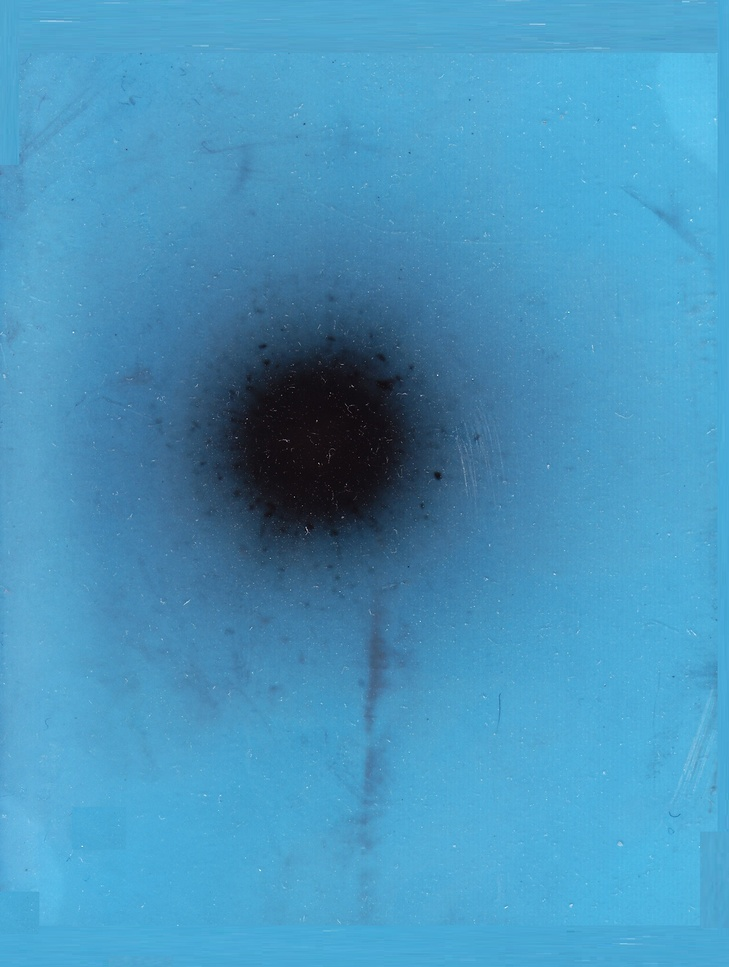
#> input picture raw/7_20.jpg, 729 x 967 px, shrunk from 1334 x 1771 before the run, found by its file name; the run also reads 1 picture not shown here
$ python final.py
#> lines starting #> are read from the running program, lines starting #| are printed output that depends on the picture; after the words box and inside, x2 and y2 are one past the last pixel; in counts of white or black regions, pixels touching at a corner belong together
import os
import numpy as np
import matplotlib.pyplot as plt
import pandas as pd
from PIL import Image
from scipy.ndimage import gaussian_filter
from scipy.signal import savgol_filter, find_peaks
import cv2

def remove_blue(raw):
    # 1. Open image and ensure it is RGB (3 channels) or RGBA (4 channels)
    # raw = Image.open(image_path).convert("RGB")

    # 2. Convert to NumPy array
    data = np.array(raw)

    # 3. Set the Blue channel to 0
    # Syntax: [all rows, all columns, channel index 2] (0=R, 1=G, 2=B)
    data[:, :, 2] = 0
    # [7 lines of commented-out code are left out]
    return Image.fromarray(data)

def save_image(data, name, point=None, color='red', size=100):
    """
    data: The image data (numpy array)
    name: The filename and title
    point: A tuple (x, y) coordinates. None by default.
    color: Color of the marker.
    size: Size of the marker.
    """
    plt.imshow(data)

    # If a point is provided, plot it on top
    if point is not None:
        # point[0] is x (column), point[1] is y (row)
        plt.scatter(point[0], point[1], c=color, s=size, marker='x', linewidths=3)

    plt.axis('off')
    plt.savefig(f"data/{name}.jpg")
    plt.close() # Good practice to close memory

def process_diffraction_image(image_path, phys_w_mm, phys_h_mm, distance_L_mm, wavelength_pm=71.1):
    """
    Analyzes X-ray film, generates plots, and saves results to a 'data' folder.
    """
#> called with image_path = 'raw/7_20.jpg', phys_w_mm = 55, phys_h_mm = 75, distance_L_mm = 20, wavelength_pm = 71.1

    # --- 0. Setup Output Directory & Filenames ---
    output_dir = "data"
    os.makedirs(output_dir, exist_ok=True)

    base_name = os.path.splitext(os.path.basename(image_path))[0]

    print(f"Processing: {image_path}")
    print(f"Output directory: {os.path.abspath(output_dir)}")

    # --- 1. Load and Preprocess Image ---
    # try:
    raw = Image.open(image_path)
#> raw is the input picture: PIL image 729x967 RGB; mean R, G, B 72.1, 148.5, 188.3
    blueless = remove_blue(raw)
    save_image(blueless, base_name+"_blueless")
    img = blueless.convert('L')

    img_arr = np.array(img)
    # Invert: Film is negative (dark = high intensity)
    img_inverted = 255.0 - img_arr
    h, w = img_arr.shape

    # --- 2. Find Center (Center of Mass of Bright Circle) ---
    # Smooth the image to reduce noise
    img_smoothed = gaussian_filter(img_inverted, sigma=5)

    # Create a threshold to isolate the bright central region
    # Use a percentage of max intensity to find the bright circle
    threshold = np.percentile(img_smoothed, 85)  # Top 15% brightest pixels
#> threshold = 165.3
    binary_mask = img_smoothed > threshold
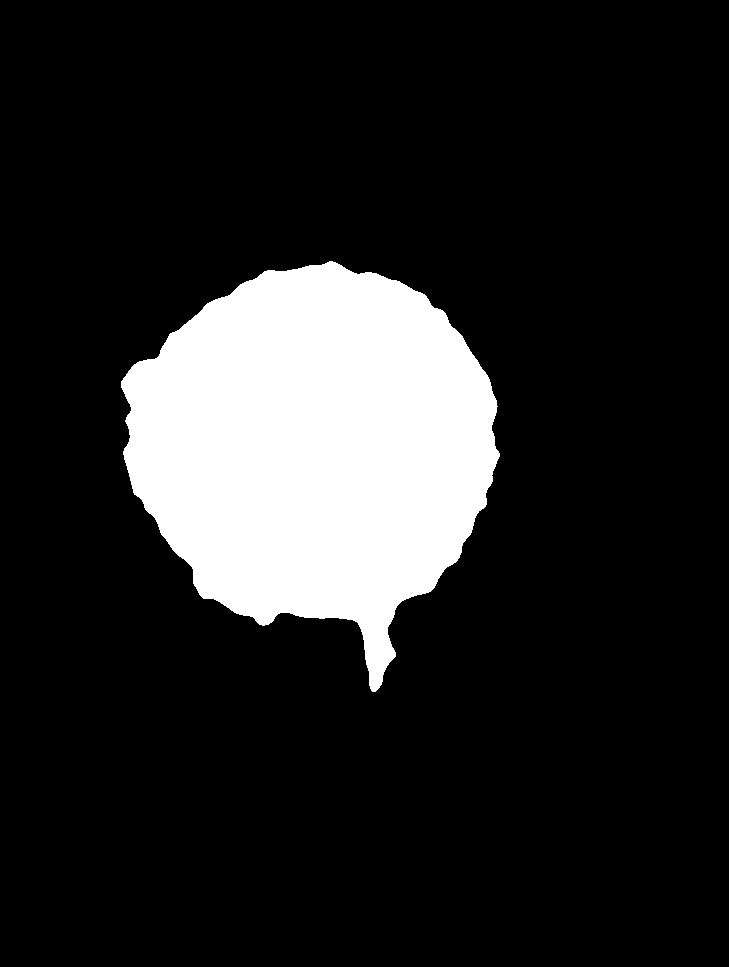
#> binary_mask: shape (967, 729) bool; 15% white; 1 white region, box (x1, y1, x2, y2) and area: (121, 261, 500, 692) 105742

    # Apply border mask to avoid edge artifacts
    border = 50
    edge_mask = np.zeros_like(binary_mask, dtype=bool)
    edge_mask[border:h-border, border:w-border] = True
    binary_mask = binary_mask & edge_mask

    # Find the largest connected component (the main circle)
    from scipy.ndimage import label
    labeled, num_features = label(binary_mask)
#> num_features = 1

    if num_features > 0:
        # Find the largest component
        component_sizes = np.bincount(labeled.ravel())[1:]  # Skip background (0)
#> component_sizes = [105742]
        if len(component_sizes) > 0:
            largest_component = np.argmax(component_sizes) + 1
#> largest_component = 1
            main_circle_mask = (labeled == largest_component)

            # Calculate center of mass of the largest bright region
            y_coords, x_coords = np.where(main_circle_mask)
            if len(x_coords) > 0 and len(y_coords) > 0:
                center_x = int(np.mean(x_coords))
#> center_x = 314
                center_y = int(np.mean(y_coords))
#> center_y = 447
                print(f"Circle center found using center of mass: ({center_x}, {center_y})")
#| Circle center found using center of mass: (314, 447)
            else:
                # Fallback to brightest point
                cy, cx = np.unravel_index(np.argmax(img_smoothed * edge_mask), img_smoothed.shape)
                center_x, center_y = int(cx), int(cy)
                print(f"Using brightest point: ({center_x}, {center_y})")
        else:
            # Fallback to brightest point
            cy, cx = np.unravel_index(np.argmax(img_smoothed * edge_mask), img_smoothed.shape)
            center_x, center_y = int(cx), int(cy)
            print(f"Using brightest point: ({center_x}, {center_y})")
    else:
        # Fallback: Find center using brightest point method
        print("No bright regions found, using brightest point method...")
        cy, cx = np.unravel_index(np.argmax(img_smoothed * edge_mask), img_smoothed.shape)
        center_x, center_y = int(cx), int(cy)
        print(f"Center found at: ({center_x}, {center_y})")
    save_image(img_smoothed, base_name+"_center", (center_x, center_y))

    # --- 3. Calculate Radial Profile ---
    y, x = np.indices(img_arr.shape)
    r_pixels = np.sqrt((x - center_x)**2 + (y - center_y)**2)
    r_pixels_int = r_pixels.astype(int)

    # Azimuthal integration (Average intensity at radius r)
    tbin = np.bincount(r_pixels_int.ravel(), img_inverted.ravel())
#> tbin = 664 values, max 279202 at index 309, min 239 at index 0, mean 155291.7
    nr = np.bincount(r_pixels_int.ravel())
#> nr = 664 values, max 2037 at index 398, min 1 at index 0, mean 1061.7
    nr[nr == 0] = 1
    radial_profile = tbin / nr
#> radial_profile = 664 values, max 240.6 at index 43, min 128.7 at index 502, mean 157.4

    # --- 4. Coordinate Conversion ---
    # Convert Pixels -> mm
    scale_x = phys_w_mm / w
    scale_y = phys_h_mm / h
    pixel_scale_mm = (scale_x + scale_y) / 2

    radii_pixels = np.arange(len(radial_profile))
#> radii_pixels = 664 values from 0 to 663
    radii_mm = radii_pixels * pixel_scale_mm
#> radii_mm = 664 values from 0 to 50.72

    # Convert mm -> 2-Theta (Degrees)
    # tan(2theta) = r / L
    two_theta_rad = np.arctan(radii_mm / distance_L_mm)
#> two_theta_rad = 664 values from 0 to 1.2
    theta_deg = np.degrees(two_theta_rad / 2)
#> theta_deg = 664 values from 0 to 34.24

    # --- 5. Normalization (0% to 100%) ---
    # Subtract background (estimated from outer region)
    valid_start_idx = int(100 / pixel_scale_mm)
    if valid_start_idx < len(radial_profile):
        min_bg = np.min(radial_profile[valid_start_idx:])
    else:
        min_bg = 0

    profile_corrected = radial_profile - min_bg
#> profile_corrected has the same summary as radial_profile
    profile_corrected[profile_corrected < 0] = 0

    # Normalize: Max Intensity (Primary Beam) = 100%
    max_val = np.max(profile_corrected)
#> max_val = 240.6
    if max_val == 0: max_val = 1
    profile_percent = (profile_corrected / max_val) * 100.0
#> profile_percent = 664 values, max 100 at index 43, min 53.47 at index 502, mean 65.4

    # Smooth for cleaner plotting/peak finding
    window = 15
    if len(profile_percent) > window:
        profile_smoothed = savgol_filter(profile_percent, window, 3)
#> profile_smoothed = 664 values, max 99.86 at index 41, min 53.53 at index 501, mean 65.4
    else:
        profile_smoothed = profile_percent

    # --- 6. Plot 1: Intensity vs. Radius (mm) ---
    plt.figure(figsize=(10, 6))
    plt.plot(radii_mm, profile_percent, color='blue', linewidth=1.5, label='Avg Intensity')
    plt.title(f"Normalized Intensity vs. Distance ($r$)\nSample: {base_name}")
    plt.xlabel("Distance from Center $r$ (mm)")
    plt.ylabel("Normalized Intensity (%)")
    plt.xlim(0, np.max(radii_mm))
    plt.ylim(0, 105)
    plt.grid(True, alpha=0.5, linestyle='--')
    plt.legend()

    save_path_r = os.path.join(output_dir, f"{base_name}_intensity_vs_radius.png")
    plt.savefig(save_path_r)
    plt.close() # Close to free memory

    # --- 7. Plot 2: Intensity vs. 2-Theta with d-spacings ---
    # Find Peaks (ignoring the primary beam < 3 degrees)
    min_angle = 3.0
    start_idx = np.argmax(theta_deg > min_angle)
#> start_idx = 28

    peaks, _ = find_peaks(profile_smoothed[start_idx:], prominence=0.5, distance=10)
#> peaks = [591]
    peak_indices = peaks + start_idx
#> peak_indices = [619]

    peak_angles = theta_deg[peak_indices]
#> peak_angles = [33.55]
    peak_intensities = profile_smoothed[peak_indices]
#> peak_intensities = [55.94]

    # Calculate d-spacings (Bragg's Law)
    # theta is half of 2-theta
    theta_rad = np.radians(peak_angles / 2.0)
#> theta_rad = [0.293]
    d_spacings_pm = wavelength_pm / (2 * np.sin(theta_rad))
#> d_spacings_pm = [123.2]

    plt.figure(figsize=(12, 7))
    plt.plot(theta_deg, profile_percent, color='lightgray', label='Raw Data')
    plt.plot(theta_deg, profile_smoothed, color='darkblue', linewidth=2, label='Smoothed Intensity')

    # Label Peaks
    for i, angle in enumerate(peak_angles):
        intensity = peak_intensities[i]
        d_val = d_spacings_pm[i]
        plt.plot(angle, intensity, "x", color='red', markersize=8)
        plt.text(angle, intensity + 2, f"d={d_val:.0f} pm\n({angle:.1f}°)",
                 ha='center', va='bottom', fontsize=9, color='darkred', rotation=90)
#> this loop made 1 pass
#> (angle, intensity, d_val) on pass 1: (33.55, 55.94, 123.2)

    plt.title(f"Diffraction Pattern: Intensity vs. $\\theta$ (with d-spacings)\nSample: {base_name} | L={distance_L_mm}mm")
    plt.xlabel("Scattering Angle $\\theta$ (degrees)")
    plt.ylabel("Relative Intensity (%)")
    # plt.xlim(0, 15)
    # plt.ylim(0, 115)
    plt.grid(True, which='both', alpha=0.3)
    plt.legend()
    plt.tight_layout()

    save_path_theta = os.path.join(output_dir, f"{base_name}_intensity_vs_theta.png")
    plt.savefig(save_path_theta)
    plt.close()

    # --- 8. Save Data to CSV ---
    # Create a DataFrame to hold the profile data
    df = pd.DataFrame({
        'Radius_mm': radii_mm,
        'TwoTheta_deg': theta_deg,
        'Intensity_Raw': radial_profile,
        'Intensity_Normalized_Percent': profile_percent
    })
#> df = table of 664 rows and 4 columns

    csv_path = os.path.join(output_dir, f"{base_name}_analysis_data.csv")
    df.to_csv(csv_path, index=False)

    print(f"Saved plots and data to '{output_dir}' folder.")
    print(f"1. {os.path.basename(save_path_r)}")
    print(f"2. {os.path.basename(save_path_theta)}")
    print(f"3. {os.path.basename(csv_path)}")

# --- Execution ---
# Ensure your image file is in the same folder as this script
PHYS_WIDTH_MM = 55.0
PHYS_HEIGHT_MM = 75.0


FILENAME = "raw/7_20.jpg"
DISTANCE_L_MM = 20.0
process_diffraction_image(FILENAME, PHYS_WIDTH_MM, PHYS_HEIGHT_MM, DISTANCE_L_MM)

FILENAME = "raw/Liquid.jpg"
DISTANCE_L_MM = 10.0
process_diffraction_image(FILENAME, PHYS_WIDTH_MM, PHYS_HEIGHT_MM, DISTANCE_L_MM)
#> call 2 of process_diffraction_image, with image_path = 'raw/Liquid.jpg', phys_w_mm = 55, phys_h_mm = 75, distance_L_mm = 10, wavelength_pm = 71.1
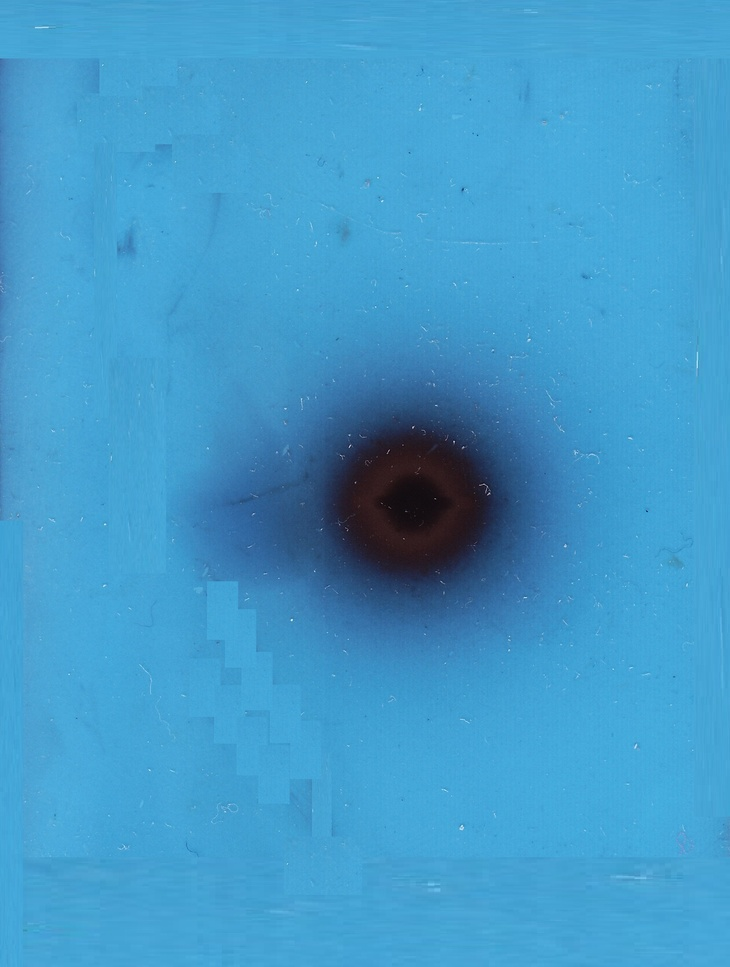
#> input picture raw/Liquid.jpg, 730 x 967 px, shrunk from 1336 x 1770 before the run, found by its file name
#> in process_diffraction_image, raw is the input picture: PIL image 730x967 RGB; mean R, G, B 66, 153.8, 201.5
#> in process_diffraction_image (call 2), `threshold = np.percentile(img_smoothed, 85)`: threshold = 150.9
#> in process_diffraction_image (call 2), `labeled, num_features = label(binary_mask)`: num_features = 2
#> in process_diffraction_image (call 2), `component_sizes = np.bincount(labeled.ravel())[1:]`: component_sizes = [62, 104139]
#> in process_diffraction_image (call 2), `largest_component = np.argmax(component_sizes) + 1`: largest_component = 2
#> in process_diffraction_image (call 2), `center_x = int(np.mean(x_coords))`: center_x = 397
#> in process_diffraction_image (call 2), `center_y = int(np.mean(y_coords))`: center_y = 506
#| Circle center found using center of mass: (397, 506)
#> in process_diffraction_image (call 2), `tbin = np.bincount(r_pixels_int.ravel(), img_inverted.ravel())`: tbin = 644 values, max 288218 at index 333, min 140 at index 643, mean 158969.5
#> in process_diffraction_image (call 2), `nr = np.bincount(r_pixels_int.ravel())`: nr = 644 values, max 2109 at index 333, min 1 at index 0, mean 1096.1
#> in process_diffraction_image (call 2), `radial_profile = tbin / nr`: radial_profile = 644 values, max 241.5 at index 2, min 136.2 at index 357, mean 156.1
#> in process_diffraction_image (call 2), `radii_pixels = np.arange(len(radial_profile))`: radii_pixels = 644 values from 0 to 643
#> in process_diffraction_image (call 2), `radii_mm = radii_pixels * pixel_scale_mm`: radii_mm = 644 values from 0 to 49.16
#> in process_diffraction_image (call 2), `two_theta_rad = np.arctan(radii_mm / distance_L_mm)`: two_theta_rad = 644 values from 0 to 1.37
#> in process_diffraction_image (call 2), `theta_deg = np.degrees(two_theta_rad / 2)`: theta_deg = 644 values from 0 to 39.25
#> in process_diffraction_image (call 2), `profile_corrected = radial_profile - min_bg`: profile_corrected has the same summary as radial_profile
#> in process_diffraction_image (call 2), `max_val = np.max(profile_corrected)`: max_val = 241.5
#> in process_diffraction_image (call 2), `profile_percent = (profile_corrected / max_val) * 100.0`: profile_percent = 644 values, max 100 at index 2, min 56.4 at index 357, mean 64.65
#> in process_diffraction_image (call 2), `profile_smoothed = savgol_filter(profile_percent, window, 3)`: profile_smoothed = 644 values, max 99.76 at index 3, min 56.41 at index 358, mean 64.66
#> in process_diffraction_image (call 2), `start_idx = np.argmax(theta_deg > min_angle)`: start_idx = 14
#> in process_diffraction_image (call 2), `peaks, _ = find_peaks(profile_smoothed[start_idx:], prominence=0.5, di..`: peaks = [572]
#> in process_diffraction_image (call 2), `peak_indices = peaks + start_idx`: peak_indices = [586]
#> in process_diffraction_image (call 2), `peak_angles = theta_deg[peak_indices]`: peak_angles = [38.71]
#> in process_diffraction_image (call 2), `peak_intensities = profile_smoothed[peak_indices]`: peak_intensities = [58.07]
#> in process_diffraction_image (call 2), `theta_rad = np.radians(peak_angles / 2.0)`: theta_rad = [0.338]
#> in process_diffraction_image (call 2), `d_spacings_pm = wavelength_pm / (2 * np.sin(theta_rad))`: d_spacings_pm = [107.3]
#> the loop in process_diffraction_image (call 2), `for i, angle in enumerate(peak_angles):` made 1 pass
#> (angle, intensity, d_val) on pass 1: (38.71, 58.07, 107.3)
#> in process_diffraction_image (call 2), `df = pd.DataFrame({ 'Radius_mm': radii_mm, 'TwoTheta_deg': theta_deg, ..`: df = table of 644 rows and 4 columns

FILENAME = "raw/Solid.jpg"
DISTANCE_L_MM = 15.0
process_diffraction_image(FILENAME, PHYS_WIDTH_MM, PHYS_HEIGHT_MM, DISTANCE_L_MM)
#> call 3 of process_diffraction_image, with image_path = 'raw/Solid.jpg', phys_w_mm = 55, phys_h_mm = 75, distance_L_mm = 15, wavelength_pm = 71.1
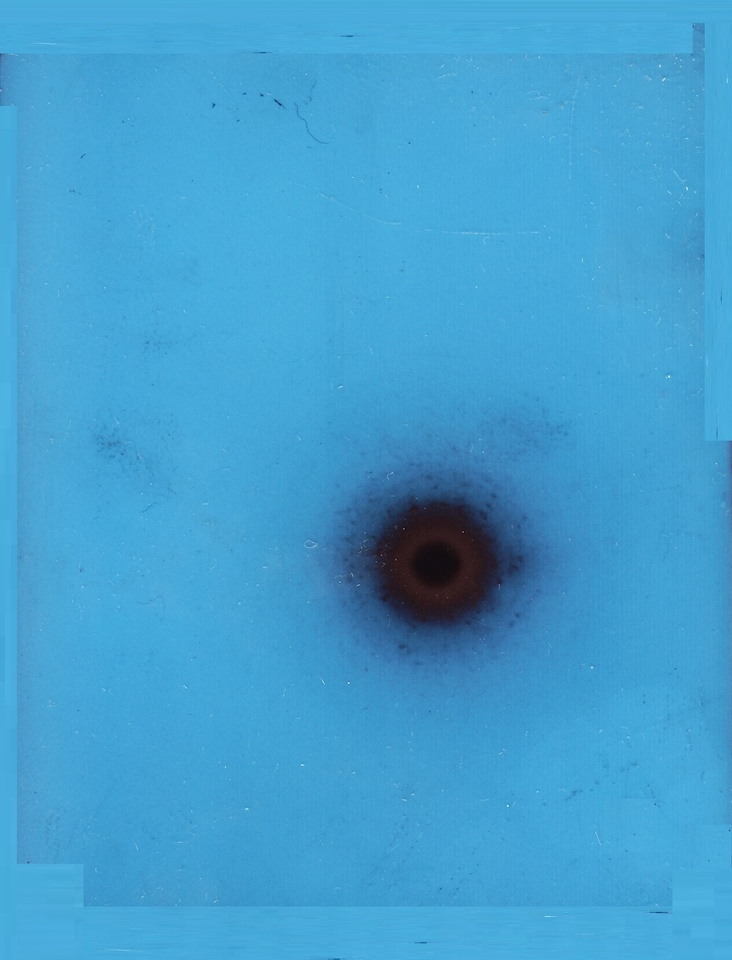
#> input picture raw/Solid.jpg, 732 x 960 px, shrunk from 1340 x 1758 before the run, found by its file name
#> in process_diffraction_image, raw is the input picture: PIL image 732x960 RGB; mean R, G, B 67.3, 159.5, 207.7
#> in process_diffraction_image (call 3), `img_inverted = 255.0 - img_arr`:
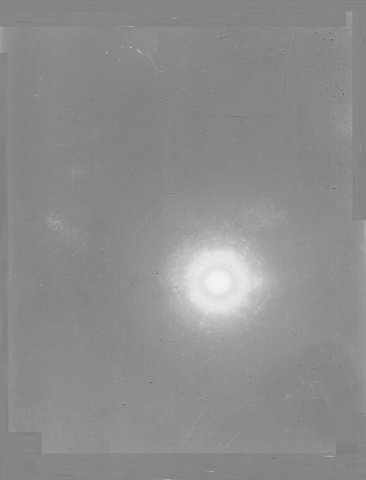
#> img_inverted: shape (960, 732) float64 (shown at 1/2 size); min 52, max 244, mean 141.3
#> in process_diffraction_image (call 3), `threshold = np.percentile(img_smoothed, 85)`: threshold = 145.7
#> in process_diffraction_image (call 3), `labeled, num_features = label(binary_mask)`: num_features = 7
#> in process_diffraction_image (call 3), `component_sizes = np.bincount(labeled.ravel())[1:]`: component_sizes = [16, 96865, 509, 1307, 71, 1198, 12]
#> in process_diffraction_image (call 3), `main_circle_mask = (labeled == largest_component)`:
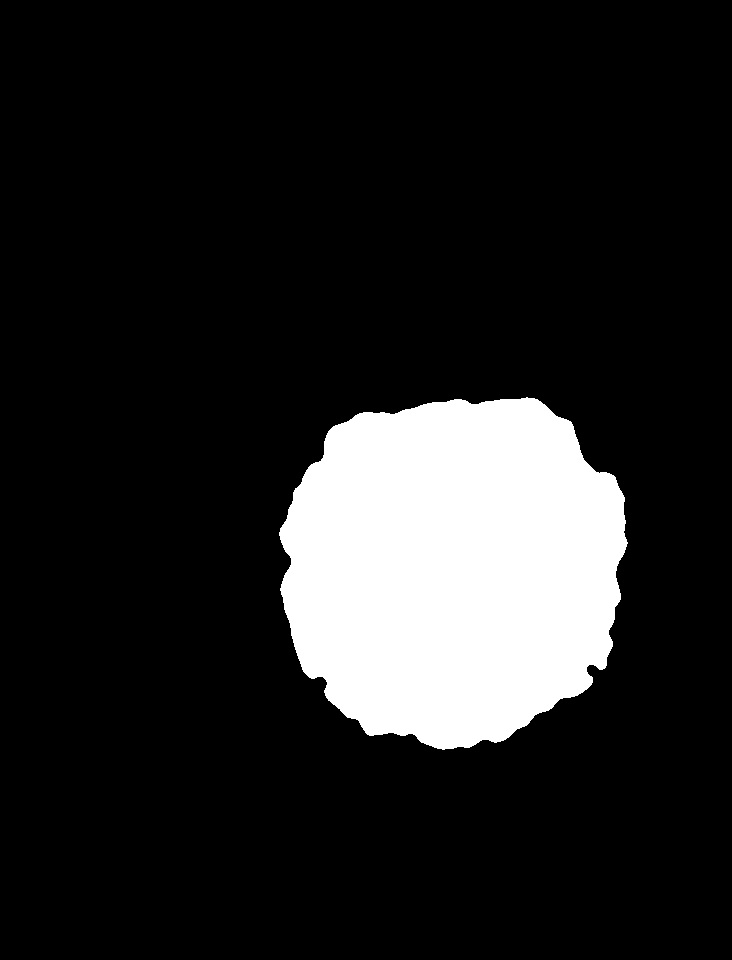
#> main_circle_mask: shape (960, 732) bool; 13.8% white; 1 white region, box (x1, y1, x2, y2) and area: (279, 397, 628, 750) 96865
#> in process_diffraction_image (call 3), `center_x = int(np.mean(x_coords))`: center_x = 452
#> in process_diffraction_image (call 3), `center_y = int(np.mean(y_coords))`: center_y = 568
#> (the rest of the program and of its run is left out)
